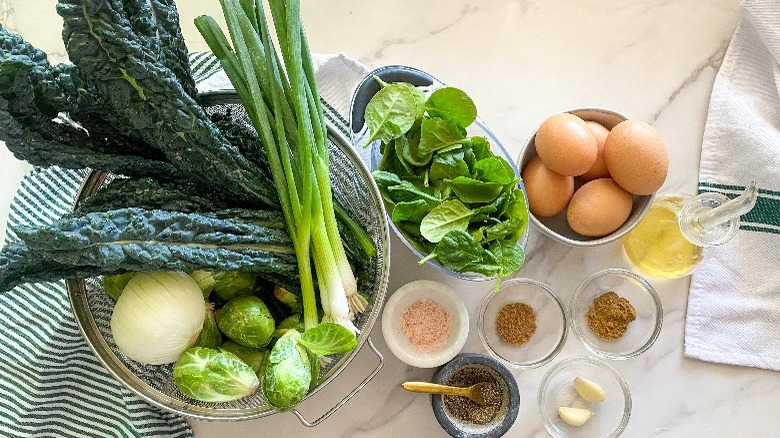
#> input picture test.jpg, 780 x 438 px
$ python -i build_dataset_test_v1.py   (imports and definitions only)
#> lines starting #> are read from the running program, lines starting #| are printed output that depends on the picture
#> further down, picture is the input picture: shape (438, 780, 3); mean B, G, R 126.6, 155.8, 152.4
import random
import cv2
import yaml
import numpy as np
import gc
from pathlib import Path
from collections import defaultdict

# ================= CONFIG =================
DATA_YAML = "data_test_v1.yaml"
PROCESSED_DIR = Path("processed_ingredients")
BACKGROUND_DIR = Path("backgrounds")
OUT_ROOT = Path("dataset_test_v1")

IMG_SIZE = 640

SCENE_TYPES = {
    "single": (1, 1),
    "medium": (3, 7),
    "dense": (6, 10)
}

SCENE_PROBS = {
    "single": 0.35,
    "medium": 0.45,
    "dense": 0.20
}

SPLITS = {
    "train": 20000,
    "val": 4000,
    "test": 4000
}

SIZE_GROUP = {
    "small": ["salt","sugar","pepper","cumin","turmeric","nutmeg","clove","cardamom"],
    "medium": ["tomato","onion","carrot","apple","lemon","garlic","mushroom","chili_pepper"],
    "large": ["chicken","beef","fish","salmon","pasta","bread","duck","turkey","lamb"]
}

CONFUSION_MAP = {
    "tomato": ["apple","cherry"],
    "lemon": ["lime","orange"],
    "garlic": ["onion","shallot"],
    "chicken": ["turkey","duck"]
}

# ================= CLASS MAP =================
# [43 lines left out: functions load_class_map, load_processed_pool, build_class_weights, not called in this run]

# ================= SIM2REAL =================
def sim2real(img):
    h, w = img.shape[:2]

    if img.shape[2] == 4:
        rgb = img[:, :, :3]
        alpha = img[:, :, 3]
    else:
        rgb = img
        alpha = np.ones((h, w), dtype=np.uint8) * 255

    rgb = cv2.convertScaleAbs(
        rgb,
        alpha=random.uniform(0.75, 1.25),   # FIX: reduce extreme
        beta=random.randint(-20, 20)        # FIX: reduce shift
    )

    gamma = random.uniform(0.7, 1.5)       # FIX: narrower range
    inv = 1.0 / gamma
    lut = np.array([((i/255.0)**inv)*255 for i in range(256)]).astype(np.uint8)
    rgb = cv2.LUT(rgb, lut)

    if random.random() < 0.5:
        rgb = rgb.astype(np.int16)
        shift = random.randint(-15, 15)   # FIX
        rgb[:, :, 0] = np.clip(rgb[:, :, 0] + shift, 0, 255)
        rgb[:, :, 2] = np.clip(rgb[:, :, 2] - shift, 0, 255)
        rgb = rgb.astype(np.uint8)

    if random.random() < 0.25:            # FIX: lower noise
        noise = np.random.normal(0, 5, rgb.shape).astype(np.int16)
        rgb = np.clip(rgb + noise, 0, 255).astype(np.uint8)

    # 🔥 IMPORTANT: reduce blur probability
    if random.random() < 0.12:
        k = random.choice([3])            # FIX: remove 5
        rgb = cv2.GaussianBlur(rgb, (k, k), 0)

    if random.random() < 0.25:
        q = random.randint(60, 95)        # FIX: less compression
        _, enc = cv2.imencode(".jpg", rgb, [int(cv2.IMWRITE_JPEG_QUALITY), q])
        rgb = cv2.imdecode(enc, 1)

    return np.dstack((rgb, alpha))

# ================= ROTATE =================
def random_rotate(img):
    angle = random.gauss(0, 25)
    h, w = img.shape[:2]
#> h = 438; w = 780
    M = cv2.getRotationMatrix2D((w//2, h//2), angle, 1.0)
    return cv2.warpAffine(img, M, (w, h), borderMode=cv2.BORDER_REFLECT)
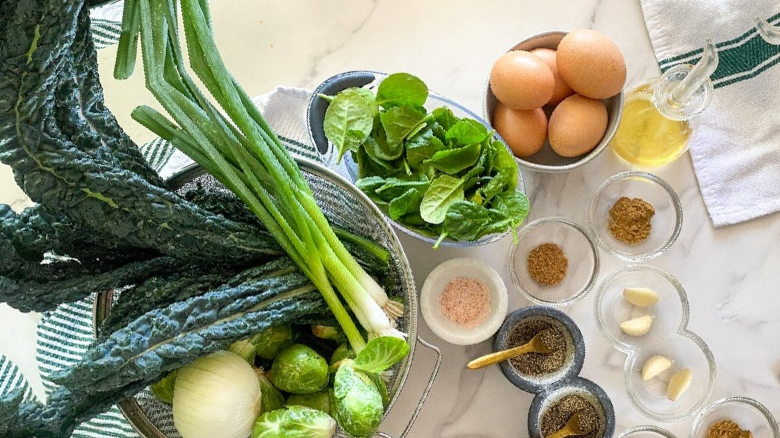
#> returned value: shape (438, 780, 3); mean of channels 0, 1, 2 122.1, 151.3, 146.8; drawn as B, G, R

# ================= AUGMENT =================
def global_light(img):
    return np.clip(img.astype(np.float32) * random.uniform(0.7,1.3), 0, 255).astype(np.uint8)

def apply_perspective(img):
    h,w = img.shape[:2]
#> h = 438; w = 780
    dx,dy = int(0.08*w), int(0.08*h)
#> dx = 62; dy = 35

    src = np.float32([[0,0],[w,0],[w,h],[0,h]])
#> src = [[0, 0], [780, 0], [780, 438], [0, 438]]
    dst = np.float32([
        [random.randint(0,dx), random.randint(0,dy)],
        [w-random.randint(0,dx), random.randint(0,dy)],
        [w-random.randint(0,dx), h-random.randint(0,dy)],
        [random.randint(0,dx), h-random.randint(0,dy)]
    ])

    M = cv2.getPerspectiveTransform(src,dst)
    return cv2.warpPerspective(img,M,(w,h),borderMode=cv2.BORDER_REFLECT)
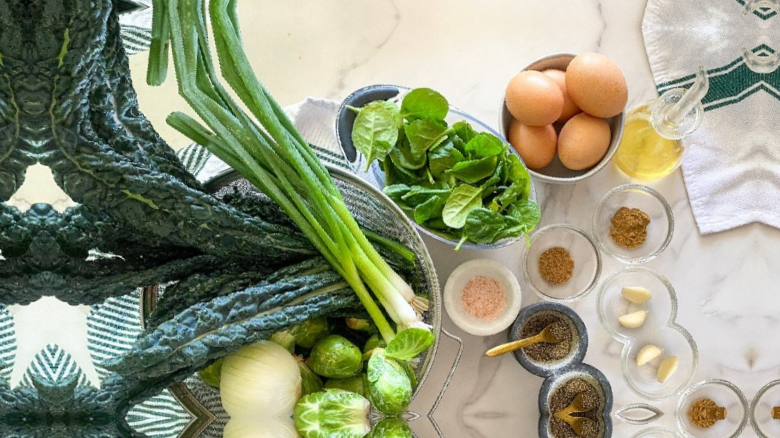
#> returned value: shape (438, 780, 3); mean of channels 0, 1, 2 124.2, 151.4, 146.1; drawn as B, G, R

def motion_blur(img):
    if random.random() < 0.18:
        k = random.randint(3, 7)
        kernel = np.zeros((k, k))
        kernel[k//2, :] = 1
        kernel /= k
        img = cv2.filter2D(img, -1, kernel)
    return img

# ================= PIPELINE =================
def production_pipeline(img):
    img = random_rotate(img)
    img = apply_perspective(img)

    img = global_light(img)
#> in global_light, `return np.clip(img.astype(np.float32) * random.uniform(0.7,1.3), 0, 25..`:
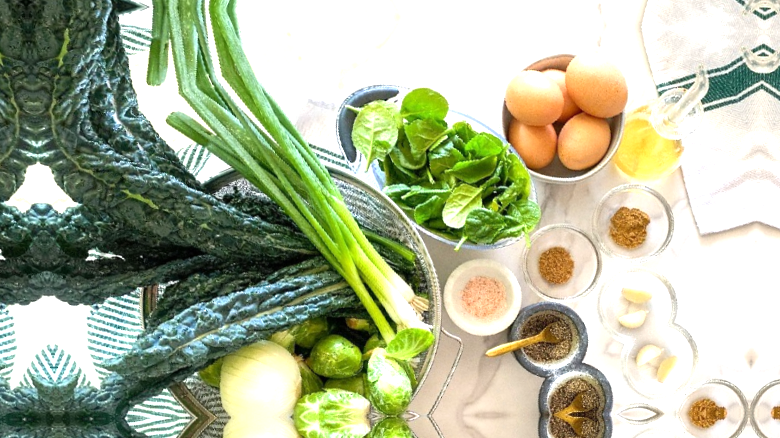
#> returned value: shape (438, 780, 3); mean of channels 0, 1, 2 152.1, 182.5, 174.1; drawn as B, G, R

    img = sim2real(img)
#> in sim2real, `rgb = cv2.convertScaleAbs( rgb, alpha=random.uniform(0.75, 1.25),`:
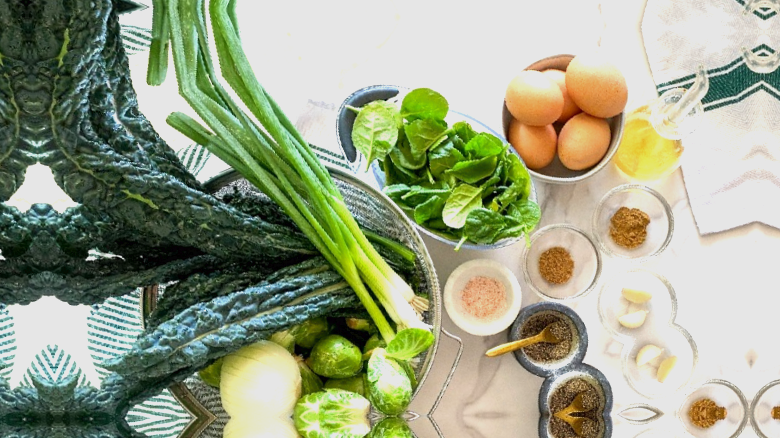
#> rgb: shape (438, 780, 3); mean of channels 0, 1, 2 134.5, 162.5, 154.9; drawn as B, G, R

    img = motion_blur(img)

    return img

# [161 lines left out: functions camera_effect, occlusion, iou, place, load_bg, main, not called in this run]

# [2 lines not run here, left out]

>>> import cv2
>>> picture = cv2.imread('test.jpg')
>>> result = production_pipeline(picture)

$ run again, on test3.jpg
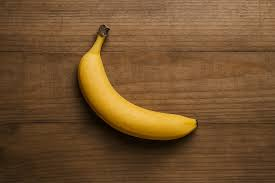
#> input picture test3.jpg, 275 x 183 px
#> picture is the input picture: shape (183, 275, 3); mean B, G, R 46, 81.6, 115
#> in apply_perspective, `return cv2.warpPerspective(img,M,(w,h),borderMode=cv2.BORDER_REFLECT)`:
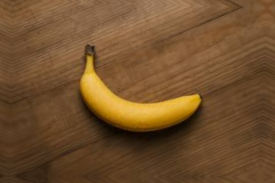
#> returned value: shape (183, 275, 3); mean of channels 0, 1, 2 45.6, 80.6, 114.3; drawn as B, G, R
#> in sim2real, `rgb = np.clip(rgb + noise, 0, 255).astype(np.uint8)`:
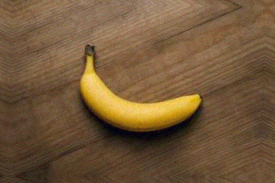
#> rgb: shape (183, 275, 3); mean of channels 0, 1, 2 58.4, 88.9, 116.3; drawn as B, G, R
